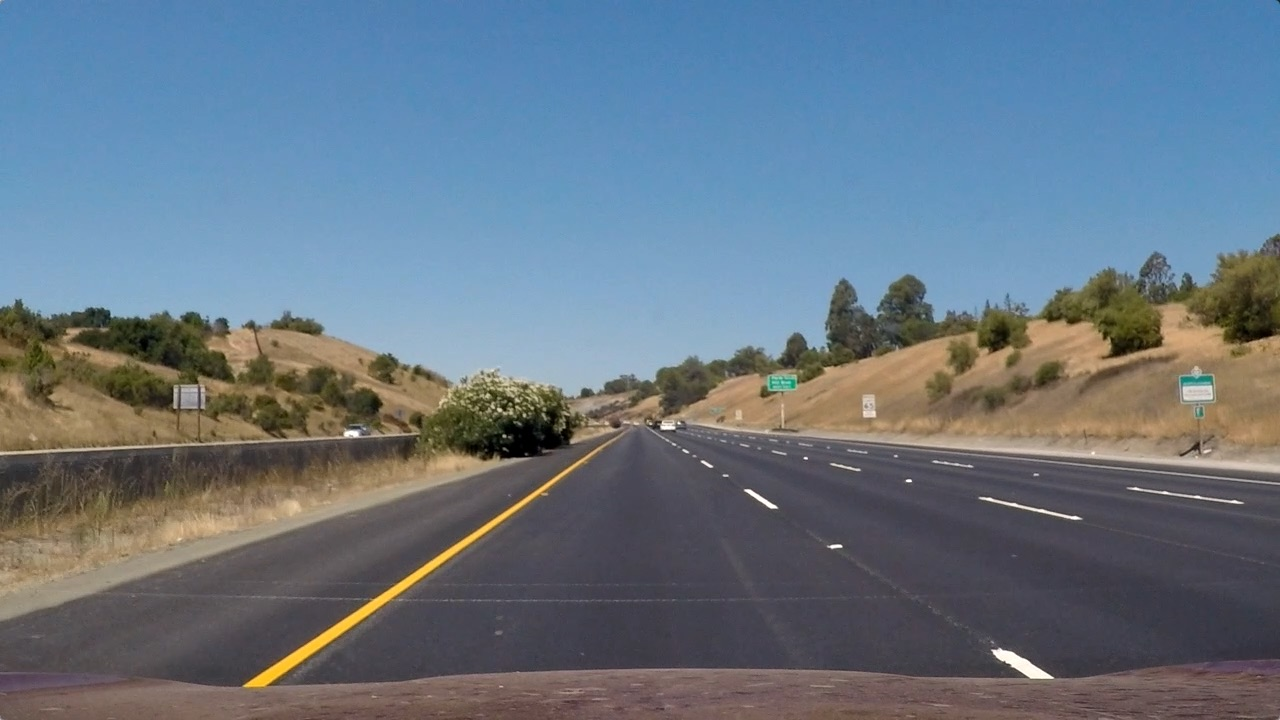
#> input picture test_images/straight_lines1.jpg, 1280 x 720 px; its folder holds only this picture in this run
$ jupyter execute --allow-errors TotalHog.ipynb   (shell and % lines are left out)
#> lines starting #> are read from the running program, lines starting #| are printed output that depends on the picture
# Libraries

[cell 1]
import matplotlib.image as mpimg
import matplotlib.pyplot as plt
import numpy as np
import cv2
import glob

# Load dataset

[cell 2]
vehicles_dir = './vehicles/'
non_vehicles_dir = './non-vehicles/'

# images are divided up into vehicles and non-vehicles
cars = []
notcars = []

# Read vehicle images
images = glob.iglob(vehicles_dir + '/**/*.png', recursive=True)

for image in images:
    cars.append(image)

# Read non-vehicle images
images = glob.iglob(non_vehicles_dir + '/**/*.png', recursive=True)

for image in images:
    notcars.append(image)

#data_info = data_look(cars, notcars)  # TO SHOW THE DATA OF DATA SET

#print('Your function returned a count of',
#      data_info["n_cars"], ' cars and',
#      data_info["n_notcars"], ' non-cars')
#print('of size: ', data_info["image_shape"], ' and data type:',
#      data_info["data_type"])

# Helper Functions

[cell 3]
def visualize_images(input_images, num_cols, figure_name, cmap=None):
    "Shows input images by stacking them in num_cols columns"
    fig, axes = plt.subplots(
        (int)((len(input_images) + 1) / num_cols), num_cols, figsize=(24, 20))

    fig = plt.gcf()
    fig.canvas.manager.set_window_title(figure_name)

    print(figure_name)

    for ax, image in zip(axes.flat, input_images):
        if(cmap == "gray" or cmap == 'hot'):
            ax.imshow(image, cmap=cmap)
        elif(image.shape[2] == 1):
            ax.imshow(image[:, :, 0], cmap=cmap)
        else:
            ax.imshow(image, cmap=cmap)

    plt.show()

[cell 4]
def convert_color(img, conv='RGB2YCrCb'):
    """
    Convert the image from one color space to the other
    """
    if conv == 'RGB2YCrCb':
        return cv2.cvtColor(img, cv2.COLOR_RGB2YCrCb)
    if conv == 'BGR2YCrCb':
        return cv2.cvtColor(img, cv2.COLOR_BGR2YCrCb)
    if conv == 'RGB2LUV':
        return cv2.cvtColor(img, cv2.COLOR_RGB2LUV)
    if conv == 'RGB2HLS':
        return cv2.cvtColor(img, cv2.COLOR_RGB2HLS)
    if conv == 'RGB2HSV':
        return cv2.cvtColor(img, cv2.COLOR_RGB2HSV)
    if conv == 'Gray':
        return cv2.cvtColor(img, cv2.COLOR_RGB2GRAY)
    if conv == 'RGB2YUV':
        return cv2.cvtColor(img, cv2.COLOR_RGB2YUV)

# HOG FEATURES

[cell 5]
from skimage.feature import hog


def get_hog_features(img, orient, pix_per_cell, cell_per_block,
                     vis=False, feature_vec=True):
    """
    Return the hog features of the given input image
    Call with two outputs if vis==True"""
    # THE RETURN HOG FEATURES & HOG IMAGE
    if vis == True:
        features, hog_image = hog(img, orientations=orient, pixels_per_cell=(pix_per_cell, pix_per_cell),
                                  cells_per_block=(
                                      cell_per_block, cell_per_block), transform_sqrt=True,
                                  visualize=vis, feature_vector=feature_vec)
        return features, hog_image
    # Otherwise call with one output
     # THE RETURN HOG FEATURES ONLY
    else:
        features = hog(img, orientations=orient, pixels_per_cell=(pix_per_cell, pix_per_cell),
                       cells_per_block=(
                           cell_per_block, cell_per_block), transform_sqrt=True,
                       visualize=vis, feature_vector=feature_vec)
        return features

[cell 6]
# Define a function to extract features from a list of image
def extract_features(imgs, cspace='RGB', orient=9,
                     pix_per_cell=8, cell_per_block=2, hog_feat=True):
    # Create a list to append feature vectors to
    features = []
    # Iterate through the list of images
    for file in imgs:
        file_features = []
        # Read in each one by one
        image = mpimg.imread(file)
        image = (image * 255).astype(np.uint8)
        # apply color conversion if other than 'RGB'
        if cspace != 'RGB':
            if cspace == 'HSV':
                feature_image = cv2.cvtColor(image, cv2.COLOR_RGB2HSV)
            elif cspace == 'LUV':
                feature_image = cv2.cvtColor(image, cv2.COLOR_RGB2LUV)
            elif cspace == 'HLS':
                feature_image = cv2.cvtColor(image, cv2.COLOR_RGB2HLS)
            elif cspace == 'YUV':
                feature_image = cv2.cvtColor(image, cv2.COLOR_RGB2YUV)
            elif cspace == 'YCrCb':
                feature_image = cv2.cvtColor(image, cv2.COLOR_RGB2YCrCb)
        else:
            feature_image = np.copy(image)

        if hog_feat == True:
            # Call get_hog_features() with vis=False, feature_vec=True FOR each channel
            hog_features = []
            for channel in range(feature_image.shape[2]):
                hog_features.append(get_hog_features(feature_image[:, :, channel],
                                    orient, pix_per_cell, cell_per_block,
                                    vis=False, feature_vec=True))
            hog_features = np.ravel(hog_features)

            # Append the new feature vector to the features list
            file_features.append(hog_features)
        #features.append(file_features) # in all features Lisr
        features.append(np.concatenate(file_features))
    # Return list of feature vectors
    return features

# Training

[cell 7]
import time
from sklearn.svm import LinearSVC
from sklearn.model_selection import train_test_split
from sklearn.preprocessing import StandardScaler

colorspace = 'YUV'  # Can be RGB, HSV, LUV, HLS, YUV, YCrCb
orient = 9  # Length of the vector [ 9 angles ]
pix_per_cell = 8  # each cell 8 * 8
cell_per_block = 2  # Block 2*2
t = time.time()

car_features = extract_features(cars, cspace=colorspace, orient=orient,
                                pix_per_cell=pix_per_cell, cell_per_block=cell_per_block
                                )
notcar_features = extract_features(notcars, cspace=colorspace, orient=orient,
                                   pix_per_cell=pix_per_cell, cell_per_block=cell_per_block
                                   )
t2 = time.time()
print(round(t2-t, 2), 'Seconds to extract HOG features...')
# Create an array stack of feature vectors
X = np.vstack((car_features, notcar_features)).astype(np.float64)

# Fit a per-column scaler
#> (the rest of this cell did not finish here and is left out)

# Test The Accuracy

#> (a cell that did not finish here is left out)

# Save The pickle File

[cell 9]
import pickle

#Pickle the data as it takes a lot of time to generate it

import os
data_file = './svc_pickle.p'
#pickle.dump(svc, open('svc_pickle.pkl', "wb"))
if not os.path.isfile(data_file):
    with open(data_file, 'wb') as pfile:
        pickle.dump(
            {
                'svc': svc,
                'scaler': X_scaler,
                'orient': orient,
                'pix_per_cell': pix_per_cell,
                'cell_per_block': cell_per_block,
            },
            pfile, pickle.HIGHEST_PROTOCOL)

print('Data saved in pickle file')

# Reading Images & Load pickle file

[cell 10]
#Read cars and not-cars images

#Data folders
test_images_dir = './test_images/'

# images are divided up into vehicles and non-vehicles
test_images = []

images = glob.glob(test_images_dir + '*.jpg')

for image in images:
    test_images.append(mpimg.imread(image))

[cell 11]
import pickle
dist_pickle = pickle.load(open("svc_pickle.p", "rb"))
#> (reads svc_pickle.p from the repository)
#print(dist_pickle)
svc = dist_pickle["svc"]
X_scaler = dist_pickle["scaler"]
orient = dist_pickle["orient"]
pix_per_cell = dist_pickle["pix_per_cell"]
cell_per_block = dist_pickle["cell_per_block"]

# Finding windows with cars

[cell 12]
# Define a single function that can extract features using hog sub-sampling and make predictions
def find_cars(img, ystart, ystop, scale, svc, X_scaler, orient, pix_per_cell, cell_per_block, vis_bboxes=False):
    #print(img.shape)
    draw_img = np.copy(img)
    #cropping only needed part of picture (that includes cars)
    xstart = int(img.shape[1]/5)
    xstop = img.shape[1]
    img_tosearch = img[ystart:ystop, xstart:xstop, :]
    ctrans_tosearch = convert_color(img_tosearch, conv='RGB2YUV')
    if scale != 1:  # decrease picture size according to
        imshape = ctrans_tosearch.shape
        ctrans_tosearch = cv2.resize(
            ctrans_tosearch, (int(imshape[1]/scale), int(imshape[0]/scale)))  # resize(img,(width,height))

    ch1 = ctrans_tosearch[:, :, 0]
    ch2 = ctrans_tosearch[:, :, 1]
    ch3 = ctrans_tosearch[:, :, 2]

    # Define blocks and steps as above #(height,width,channels)
    nxblocks = (ch1.shape[1] // pix_per_cell) - \
        cell_per_block + 1  # (width //8)-2+1  = 127
    nyblocks = (ch1.shape[0] // pix_per_cell) - \
        cell_per_block + 1  # (height //8)-2+1 =15
    nfeat_per_block = orient*cell_per_block**2

    # 64 was the orginal sampling rate, with 8 cells and 8 pix per cell
    window = 64
    nblocks_per_window = (window // pix_per_cell) - \
        cell_per_block + 1  # 7 blocks per window

    # Instead of overlap, define how many cells to step
    # 2 means 25% of the 8 pixels ==> 75% overlap with the next window vertiaccly & horizontally
    cells_per_step = 2

    nxsteps = (nxblocks - nblocks_per_window) // cells_per_step
    nysteps = (nyblocks - nblocks_per_window) // cells_per_step

    # Compute individual channel HOG features for the entire image
    hog1 = get_hog_features(ch1, orient, pix_per_cell,
                            cell_per_block, feature_vec=False)
    hog2 = get_hog_features(ch2, orient, pix_per_cell,
                            cell_per_block, feature_vec=False)
    hog3 = get_hog_features(ch3, orient, pix_per_cell,
                            cell_per_block, feature_vec=False)
    rectangles = []

    #The find_cars only has to extract hog features once, for each of a small set of predetermined window sizes
    #  (defined by a scale argument), and then can be sub-sampled to get all of its overlaying windows.
    #  Each window is defined by a scaling factor that impacts the window size. The scale factor can be set on different
    # regions of the image (e.g. small near the horizon, larger in the center).

    for xb in range(nxsteps):
        for yb in range(nysteps):
            ypos = yb*cells_per_step
            xpos = xb*cells_per_step

            # Extract HOG for this patch
            hog_feat1 = hog1[ypos:ypos+nblocks_per_window,
                             xpos:xpos+nblocks_per_window].ravel()
            hog_feat2 = hog2[ypos:ypos+nblocks_per_window,
                             xpos:xpos+nblocks_per_window].ravel()
            hog_feat3 = hog3[ypos:ypos+nblocks_per_window,
                             xpos:xpos+nblocks_per_window].ravel()
            hog_features = np.hstack(
                (hog_feat1, hog_feat2, hog_feat3)).reshape(1, -1)
#             hog_features = np.hstack((hog_feat1))

            xleft = xpos*pix_per_cell
            ytop = ypos*pix_per_cell

            test_features = X_scaler.transform(hog_features)
            #test_features = X_scaler.transform(np.hstack((shape_feat, hist_feat)).reshape(1, -1))
            test_prediction = svc.predict(test_features)

            if test_prediction == 1 or vis_bboxes == True:
                xbox_left = int(xleft*scale)
                ytop_draw = int(ytop*scale)
                win_draw = int(window*scale)
                rectangles.append(((xbox_left+xstart, ytop_draw+ystart),
                                  (xbox_left+win_draw+xstart, ytop_draw+win_draw+ystart)))  # each rectangle is in form ((x1,y1),(x2,y2))
    return rectangles

# Detect all windows that includes cars

[cell 13]
def get_rectangles(image, scales=[1, 1.5, 2, 2.5, 3],
                   ystarts=[400, 400, 450, 450, 460],
                   ystops=[528, 550, 620, 650, 700]):
    out_rectangles = []
    #svc = pickle.load(open('svc_pickle.pkl', 'rb'))
    for scale, ystart, ystop in zip(scales, ystarts, ystops):
        rectangles = find_cars(image, ystart, ystop, scale,
                               svc, X_scaler, orient, pix_per_cell, cell_per_block)
        if len(rectangles) > 0:
            out_rectangles.append(rectangles)
    out_rectangles = [item for sublist in out_rectangles for item in sublist]
    return out_rectangles

# Draw all boxes

[cell 14]
def draw_boxes(img, bboxes, color=(0, 0, 255), thick=6):
    # Make a copy of the image
    imcopy = np.copy(img)
    random_color = False
    # Iterate through the bounding boxes
    for bbox in bboxes:
        if color == 'random' or random_color:
            color = (np.random.randint(0, 255), np.random.randint(
                0, 255), np.random.randint(0, 255))
            random_color = True
        # Draw a rectangle given bbox coordinates
        # cv2.rectangle(image_to_draw_on, (x1, y1), (x2, y2), color, thick)
        cv2.rectangle(imcopy, bbox[0], bbox[1], color, thick)
    # Return the image copy with boxes drawn
    return imcopy

# Visualizing windows with different scales

[cell 15]
image = test_images[0]
#> image is the input picture: shape (720, 1280, 3); mean R, G, B 103.2, 117.7, 131.2
scales=[1, 1.5, 2, 2.5, 3]
ystarts=[400, 400, 450, 450, 460]
ystops=[528, 550, 620, 650, 700]
out_rectangles = []
scale_images = []
imcopy = np.copy(image)
scale_images.append(imcopy)
#svc = pickle.load(open('svc_pickle.p', 'rb'))

for scale, ystart, ystop in zip(scales, ystarts, ystops):
    rectangles = find_cars(image, ystart, ystop, scale, svc, X_scaler,
                            orient, pix_per_cell, cell_per_block, vis_bboxes=True) #function is called 5 times for each image
    if len(rectangles) > 0:
        out_rectangles.append(rectangles)
    out_rectangles = [item for sublist in out_rectangles for item in sublist]
    scale_image= draw_boxes(imcopy,out_rectangles,color='random',thick=3)
    scale_images.append(scale_image)
    out_rectangles=[]
#> this loop made 5 passes
#> pass 1, in find_cars, `img_tosearch = img[ystart:ystop, xstart:xstop, :]`:
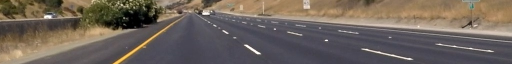
#> img_tosearch: shape (128, 1024, 3) (shown at 1/2 size); mean R, G, B 110.6, 99.7, 90.6
#> pass 1, in find_cars, `ch1 = ctrans_tosearch[:, :, 0]`:
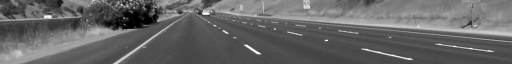
#> ch1: shape (128, 1024) (shown at 1/2 size); min 0, max 255, mean 101.9
#> pass 1, in find_cars, `ch2 = ctrans_tosearch[:, :, 1]`:
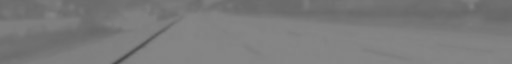
#> ch2: shape (128, 1024) (shown at 1/2 size); min 68, max 135, mean 122.3
#> after the loop, scale_images = 6 items
visualize_images(scale_images,2,"Windows with different scales")
#> the loop in visualize_images, `for ax, image in zip(axes.flat, input_images):` made 6 passes
#> in visualize_images, `plt.show()`:
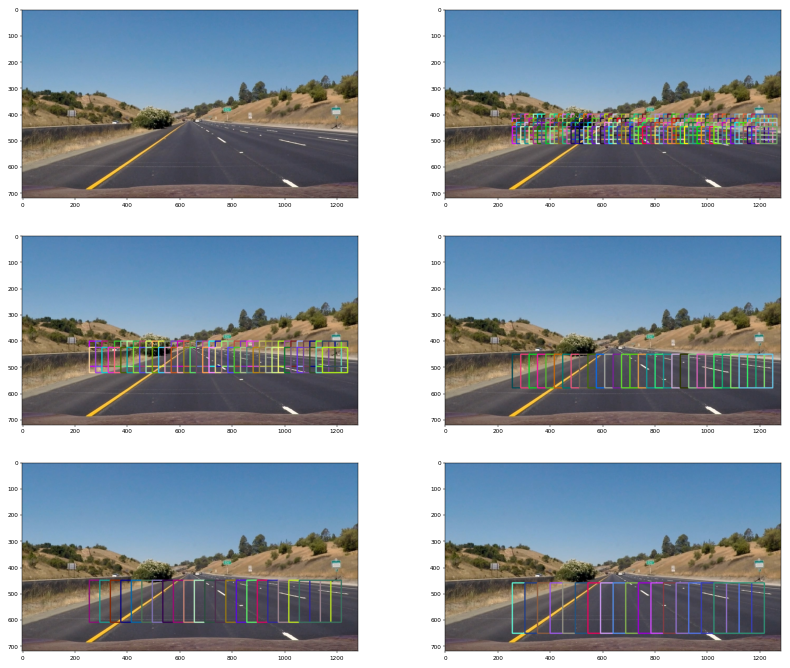
#> figure drawn by matplotlib, 6 panels

# Add heat to areas with most detections

[cell 16]
def add_heat(heatmap, bbox_list):
    # bbox_list contains the boxes which are detected to have vehicles inside
    for box in bbox_list:
        # Add += 1 for all pixels inside each bbox
        # Assuming each "box" takes the form ((x1, y1), (x2, y2))
        #heatmap[y1:y2,x1:x2] +=1
        # y1=box[0][1],y2=bos[1][1],x1=box[0][0],x2=box[1][0]
        heatmap[box[0][1]:box[1][1], box[0][0]:box[1][0]] += 1
    # Return updated heatmap

    return heatmap

[cell 17]
def apply_threshold(heatmap, threshold):
    # Zero out pixels below the threshold
    heatmap[heatmap <= threshold] = 0
    # Return thresholded map
    return heatmap

# Draw boxes with highest detections

[cell 18]
def draw_labeled_bboxes(img, labels):
    # Iterate through all detected cars
    img_copy = np.copy(img)
    result_rectangles = []
    label_image = labels[0]
    for car_number in range(1, labels[1]+1):
        # Find pixels with each car_number label value
        nonzero = (labels[0] == car_number).nonzero()
        # Identify x and y values of those pixels
        nonzeroy = np.array(nonzero[0])
        nonzerox = np.array(nonzero[1])
        # Define a bounding box based on min/max x and y
        bbox = ((np.min(nonzerox), np.min(nonzeroy)),
                (np.max(nonzerox), np.max(nonzeroy)))
        area = (bbox[1][1] - bbox[0][1]) * (bbox[1][0] - bbox[0][0])
        if area > 40 * 40:
            result_rectangles.append(bbox)
            # Draw the box on the image
            cv2.rectangle(img_copy, bbox[0], bbox[1], (185, 76, 255), 6)
    # Return the image
    return result_rectangles, img_copy, label_image

# Outputting merged image

[cell 19]
# define a function for vertically
# concatenating images of different
# widths
def vconcat_resize(img_list, interpolation=cv2.INTER_CUBIC):
    # take minimum width
    w_min = min(img.shape[1]
                for img in img_list)

    # resizing images
    im_list_resize = [cv2.resize(img,
                      (w_min, int(img.shape[0] * w_min / img.shape[1])),
        interpolation=interpolation)
        for img in img_list]
    # return final image
    return cv2.vconcat(im_list_resize)

# define a function for horizontally
# concatenating images of different
# heights


def hconcat_resize(img_list,
                   interpolation=cv2.INTER_CUBIC):
    # take minimum hights
    h_min = min(img.shape[0]
                for img in img_list)

    # image resizing
    im_list_resize = [cv2.resize(img,
                                 (int(img.shape[1] * h_min / img.shape[0]),
                                  h_min), interpolation=interpolation)
                      for img in img_list]

    # return final image
    return cv2.hconcat(im_list_resize)

# define a function for concatenating
# images of different sizes in
# vertical and horizontal tiles


# [10 lines left out: function concat_tile_resize, not called in this run]

# Process images

[cell 20]
from scipy.ndimage.measurements import label

result_images = []
result_boxes = []
heatmap_images = []
result_img_all_boxes = []
#> (the rest of this cell did not finish here and is left out)

# Visualize all boxes on one frame

[cell 21]
def visualize_bboxes(image, scales=[1, 1.5, 2, 2.5, 3],
                     ystarts=[400, 400, 450, 450, 460],
                     ystops=[528, 550, 620, 650, 700]):
    out_rectangles = []
    for scale, ystart, ystop in zip(scales, ystarts, ystops):
        rectangles = find_cars(image, ystart, ystop, scale, svc, X_scaler,
                               orient, pix_per_cell, cell_per_block, vis_bboxes=True)
        if len(rectangles) > 0:
            out_rectangles.append(rectangles)
    out_rectangles = [item for sublist in out_rectangles for item in sublist]

    bboxes_image = (draw_boxes(image, out_rectangles, color='random', thick=3))
    return bboxes_image

# Visualize images with all detected boxes

#> (a cell that did not finish here is left out)


# Visualize areas with most detections

#> (a cell that did not finish here is left out)


# Visualize labeled images

#> (a cell that did not finish here is left out)

# Visualize final images

#> (a cell that did not finish here is left out)


# Processing video

[cell 26]
from moviepy.editor import VideoFileClip
from IPython.display import HTML
import queue


class DetectionInfo():
    def __init__(self):
        self.max_size = 10
        self.old_bboxes = queue.Queue(self.max_size)
        self.heatmap = np.zeros_like(test_images[0][:, :, 0])

    # [8 lines left out: function get_heatmap, not called in this run]

    def get_labels(self):
        return label(self.get_heatmap())

    # [6 lines left out: function add_bboxes, not called in this run]

[cell 27]
# [10 lines left out: function find_vehicles, not called in this run]

[cell 28]
def debugging(test_image):

    rectangles = get_rectangles(test_image)
#> the loop in get_rectangles, `for scale, ystart, ystop in zip(scales, ystarts, ystops):` made 5 passes
#> pass 1, in find_cars (call 6), `ch3 = ctrans_tosearch[:, :, 2]`:
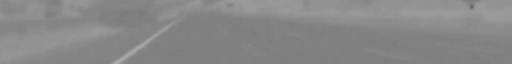
#> ch3: shape (128, 1024) (shown at 1/2 size); min 97, max 172, mean 135.6
#> pass 2, in find_cars (call 7), `img_tosearch = img[ystart:ystop, xstart:xstop, :]`:
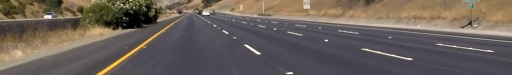
#> img_tosearch: shape (150, 1024, 3) (shown at 1/2 size); mean R, G, B 106.3, 96.5, 89.7
#> after the loop in get_rectangles, `for scale, ystart, ystop in zip(scales, ystarts, ystops):`: out_rectangles = []
    result_img_all_boxes = draw_boxes(
        test_image, rectangles, color='random', thick=3)
    # make a copy of the test image with all values =0
    heatmap_image = np.zeros_like(test_image[:, :, 0])
    heatmap_image = add_heat(heatmap_image, rectangles)
    heatmap_image = apply_threshold(heatmap_image, 2)
    labels = label(heatmap_image)
    rectangles, result_image, label_image = draw_labeled_bboxes(
        test_image, labels)

    scale_image = visualize_bboxes(test_image)

    vertical = vconcat_resize([result_img_all_boxes, scale_image])
    merged = hconcat_resize([result_image, vertical])
    return merged

[cell 29]
merged_pic = debugging(test_images[0])
#> the loop in visualize_bboxes, `for scale, ystart, ystop in zip(scales, ystarts, ystops):` made 5 passes
#> pass 2, in find_cars (call 12), `ch1 = ctrans_tosearch[:, :, 0]`:
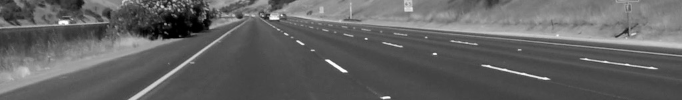
#> ch1: shape (100, 682); min 0, max 254, mean 98.6
#> pass 2, in find_cars (call 12), `ch2 = ctrans_tosearch[:, :, 1]`:
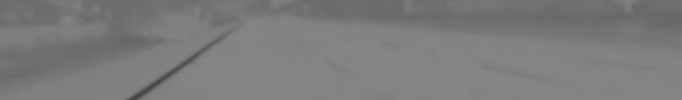
#> ch2: shape (100, 682); min 66, max 135, mean 123.4
#> pass 2, in find_cars (call 12), `ch3 = ctrans_tosearch[:, :, 2]`:
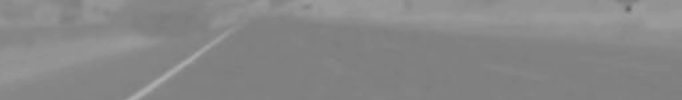
#> ch3: shape (100, 682); min 98, max 173, mean 134.8
#> after the loop in visualize_bboxes, `for scale, ystart, ystop in zip(scales, ystarts, ystops):`: out_rectangles = 5 items
#> in visualize_bboxes, `out_rectangles = [item for sublist in out_rectangles for item in subli..`: out_rectangles = 382 items
#> (the rest of the program and of its run is left out)
